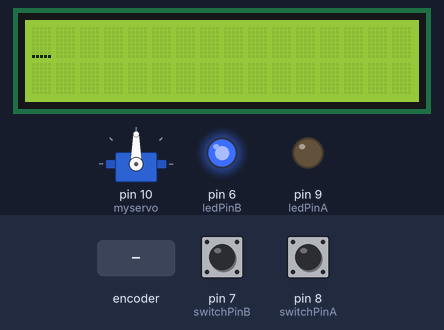
Bench run of a sketch on a simulated Arduino Uno, built with avr-gcc and run on an emulated ATmega328P. On the bench: servo, 16×2 character LCD, output pins drawn as LEDs (lit = HIGH). Dashed ring = blinking. The test bench sets the inputs (shaded band); at power-on: pin 7 (switchPinB) LOW, pin 8 (switchPinA) LOW.

Above: at 1.2 s.
1.3 s: rotary encoder on pin 8 (switchPinA) / pin 7 (switchPinB) turned 3 steps (first pin leading)
At 3.0 s:
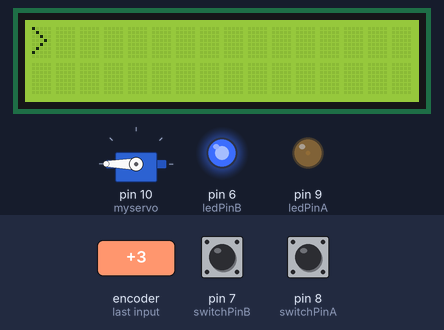
3.4 s: rotary encoder on pin 8 (switchPinA) / pin 7 (switchPinB) turned 3 steps (first pin leading)
At 4.8 s:
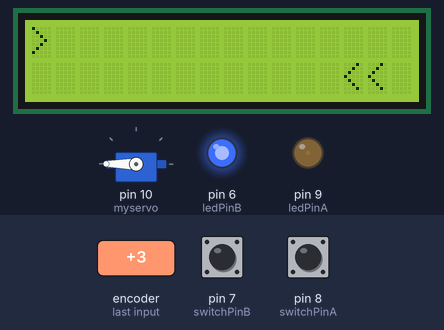
5.6 s: rotary encoder on pin 8 (switchPinA) / pin 7 (switchPinB) turned 2 steps (second pin leading)
At 5.79 s:
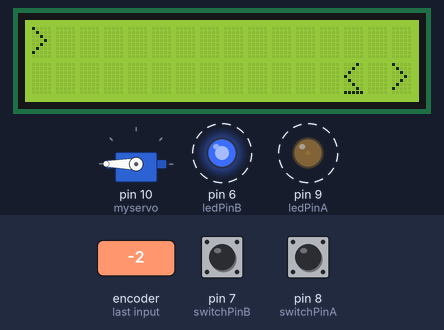
7.5 s: rotary encoder on pin 8 (switchPinA) / pin 7 (switchPinB) turned 3 steps (first pin leading)
At 9.1 s:
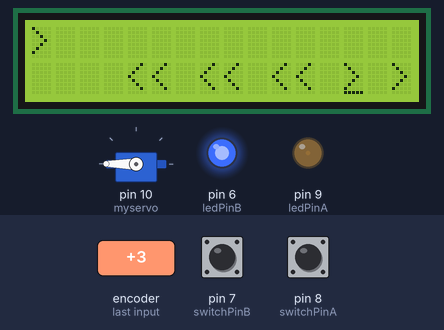
9.7 s: rotary encoder on pin 8 (switchPinA) / pin 7 (switchPinB) turned 1 step (first pin leading)
At 9.89 s:
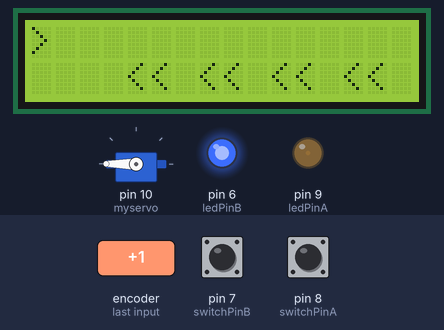
11.5 s: rotary encoder on pin 8 (switchPinA) / pin 7 (switchPinB) turned 2 steps (second pin leading)
At 12.5 s:
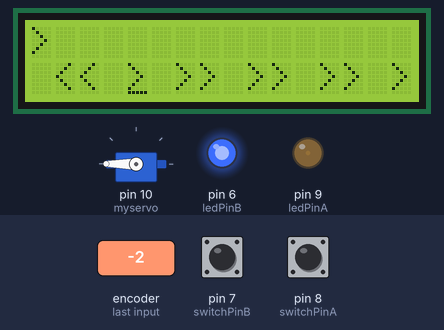
Timing chart, 0 to 14.5 s (numbered marks = the images above; inputs shaded):
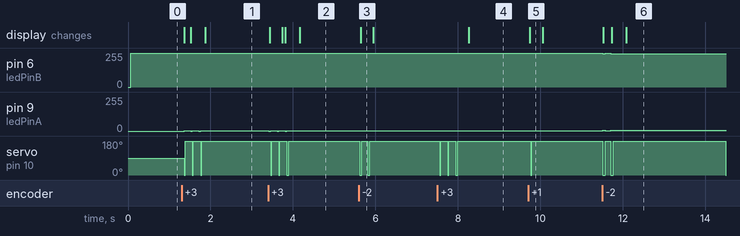

Measured:
- after the input at 1.3 s, pin 6 (ledPinB): 255/255 → 254/255 after 0.07 s; pin 9 (ledPinA): 0/255 → 1/255 after 0.07 s; servo on pin 10 (myservo): 90° → 180° after 0.07 s; the display: changes after 0.07 s (image 1)
- after the input at 3.4 s, pin 6 (ledPinB): 254/255 → 253/255 after 0.41 s; pin 9 (ledPinA): 1/255 → 2/255 after 0.41 s; servo on pin 10 (myservo): alternates 180° for 0.17 s and 0° for 0.02 s, 6 changes in all, then stays 180°, starting after 0.06 s; the display: first changes at once (image 2 shows a later state)
- after the input at 5.6 s, pin 6 (ledPinB): alternates 253/255 for 0.16 s and 252/255 for 0.04 s, 4 changes in all, then stays 253/255, starting at once; pin 9 (ledPinA): alternates 3/255 for 0.04 s and 2/255 for 0.16 s, 4 changes in all, then stays 2/255, starting at once
- after the input at 7.5 s, pin 6 (ledPinB): 253/255 → 252/255 after 0.41 s; pin 9 (ledPinA): 2/255 → 3/255 after 0.41 s; servo on pin 10 (myservo): alternates 180° for 0.17 s and 0° for 0.02 s, 6 changes in all, then stays 180°, starting after 0.06 s; the display: changes after 0.76 s (image 4)
- after the input at 9.7 s, pin 6 (ledPinB): 252/255 → 253/255 at once, → 252/255 0.04 s later; pin 9 (ledPinA): 3/255 → 2/255 at once, → 3/255 0.04 s later; servo on pin 10 (myservo): 180° → 0° after 0.06 s, → 180° 0.02 s later; the display: changes at once (image 5)
- after the input at 11.5 s, pin 6 (ledPinB): 252/255 → 251/255 at once, → 252/255 0.06 s later, → 251/255 0.13 s later; pin 9 (ledPinA): 3/255 → 4/255 at once, → 3/255 0.06 s later, → 4/255 0.13 s later

The sketch:

light-cup.ino
```cpp
//* Light Cup

#include <LiquidCrystal.h>
#include <Servo.h>

const int rs = 12, en = 11, d4 = 5, d5 = 4, d6 = 3, d7 = 2;
LiquidCrystal lcd(rs, en, d4, d5, d6, d7);
int ledPinA = 9;
int switchPinA = 8;
int switchStateA = 0;
int ledPinB = 6;
int switchPinB = 7;
int switchStateB = 0;
int brightness   = 0;
Servo myservo;
int pos = 0;

void setup()
{
  pinMode(ledPinA, OUTPUT);
  pinMode(ledPinB, OUTPUT);
  pinMode(switchPinA, INPUT);
  pinMode(switchPinB, INPUT);
  myservo.attach(10);

  lcd.begin(16, 2);
  lcd.cursor();
}

void loop()
{
  switchStateA = digitalRead(switchPinA);
  if (switchStateA == HIGH && brightness != 255)
  {
   brightness ++;
   lcd.rightToLeft();
   lcd.write(">> >> >> ");
   pos = 0;
   myservo.write(pos);
  }
  switchStateB = digitalRead(switchPinB);
  if (switchStateB == HIGH && brightness != 0)
  {
   brightness --;
   lcd.leftToRight();
   lcd.write("<< << << ");
   pos = 180;
   myservo.write(pos);

  }
  analogWrite(ledPinA, brightness);
  analogWrite(ledPinB, 255 - brightness);
  delay(20);
}
```
